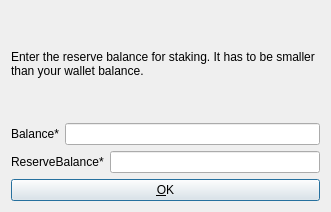
<?xml version="1.0" encoding="UTF-8"?>
<ui version="4.0">
 <class>ReserveBalanceDlg</class>
 <widget class="QDialog" name="ReserveBalanceDlg">
  <property name="geometry">
   <rect>
    <x>0</x>
    <y>0</y>
    <width>331</width>
    <height>212</height>
   </rect>
  </property>
  <property name="windowTitle">
   <string>Add/Edit Numus Node</string>
  </property>
  <property name="modal">
   <bool>true</bool>
  </property>
  <layout class="QVBoxLayout" name="verticalLayout">
   <item>
    <widget class="QLabel" name="label_9">
     <property name="sizePolicy">
      <sizepolicy hsizetype="Preferred" vsizetype="Expanding">
       <horstretch>0</horstretch>
       <verstretch>0</verstretch>
      </sizepolicy>
     </property>
     <property name="text">
      <string>&lt;html&gt;&lt;head/&gt;&lt;body&gt;&lt;p&gt;Enter the reserve balance for staking. It has to be smaller than your wallet balance.&lt;/p&gt;&lt;/body&gt;&lt;/html&gt;</string>
     </property>
     <property name="wordWrap">
      <bool>true</bool>
     </property>
    </widget>
   </item>
   <item>
    <layout class="QHBoxLayout" name="horizontalLayout_2">
     <property name="bottomMargin">
      <number>0</number>
     </property>
     <item>
      <widget class="QLabel" name="label_2">
       <property name="text">
        <string>Balance*</string>
       </property>
      </widget>
     </item>
     <item>
      <widget class="QLineEdit" name="balanceEdit">
       <property name="enabled">
        <bool>true</bool>
       </property>
       <property name="readOnly">
        <bool>true</bool>
       </property>
      </widget>
     </item>
    </layout>
   </item>
   <item>
    <layout class="QHBoxLayout" name="horizontalLayout_8">
     <property name="bottomMargin">
      <number>0</number>
     </property>
     <item>
      <widget class="QLabel" name="label_8">
       <property name="text">
        <string>ReserveBalance*</string>
       </property>
      </widget>
     </item>
     <item>
      <widget class="QLineEdit" name="reserveBalanceEdit"/>
     </item>
    </layout>
   </item>
   <item>
    <layout class="QHBoxLayout" name="horizontalLayout_Buttons">
     <item>
      <widget class="QPushButton" name="okButton">
       <property name="text">
        <string>&amp;OK</string>
       </property>
      </widget>
     </item>
    </layout>
   </item>
  </layout>
 </widget>
 <resources/>
 <connections/>
</ui>
